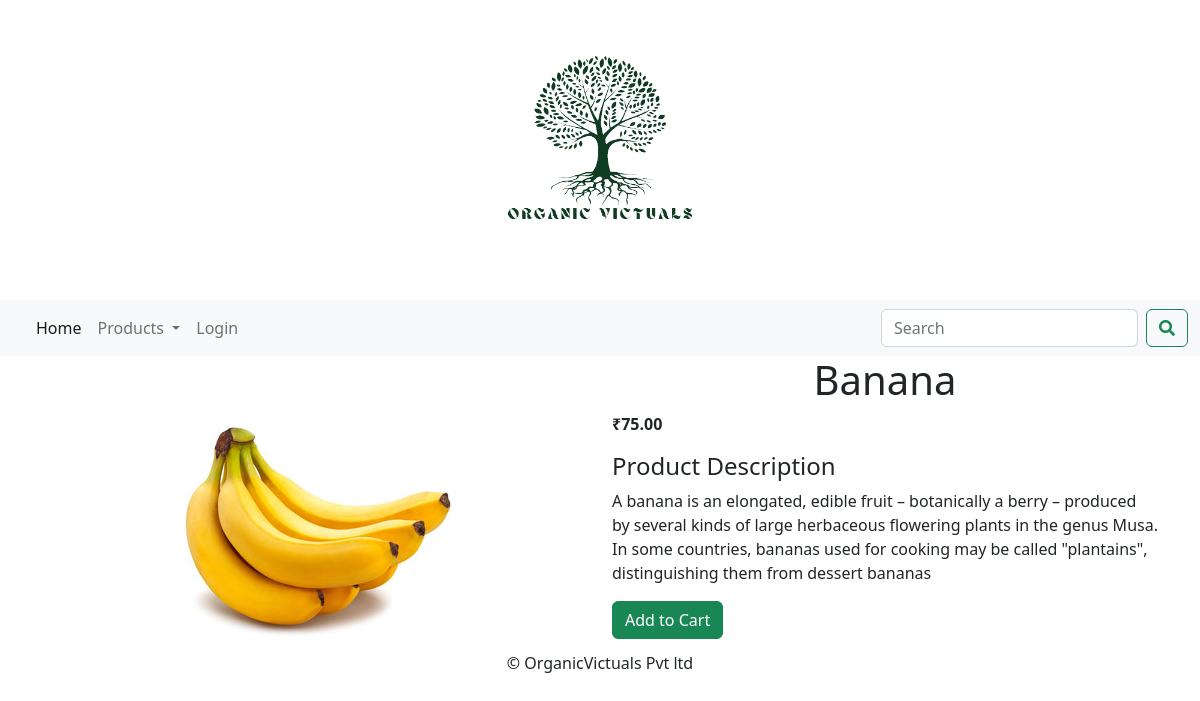
The page /store/fruits/banana/ on the database its author committed.
### store/models.py (models this page shows, shortened)
class Product(models.Model):
    name = models.CharField(max_length=250, unique=True)
    slug = models.SlugField(max_length=250, unique=True)
    description = models.TextField()
    image = models.ImageField(upload_to='product')
    category = models.ForeignKey(Category, on_delete=models.CASCADE)
    price = models.DecimalField(max_digits=10, decimal_places=2)
    stock = models.IntegerField()
    availability = models.BooleanField(default=True)
    created = models.DateTimeField(auto_now_add=True)
    updated = models.DateTimeField(auto_now=True)
    class Meta:
        ordering = ('name',)
        verbose_name = 'product'
        verbose_name_plural = 'products'

### store/views.py (the view)
# urls.py: path('<slug:c_slug>/<slug:p_slug>/', views.productDetail, name='productDetails'),
def productDetail(request, c_slug, p_slug):
    try:
        product = Product.objects.get(category__slug=c_slug, slug=p_slug)
    except Exception as e:
        raise e
    return render(request, "product.html", {'product':product})

### cart/context_processors.py (called while the page is built)
def counter(request):
    item_count = 0
    if 'admin' in request.path:
        return{}
    else:
        try:
            cart = Cart.objects.filter(cartid=cart_id(request))
            cart_items = CartItem.objects.all().filter(cart=cart[:1])
            for cart_item in cart_items:
                item_count += cart_item.quantity
        except Cart.DoesNotExist:
            item_count = 0
    return dict(item_count=item_count)

### cart/views.py (called while the page is built)
def cart_id(request):
    cart = request.session.session_key
    if not cart:
        cart = request.session.create()
    return cart

### store/context_processors.py (called while the page is built)
def menu_links(request):
    links = Category.objects.all()
    return dict(links=links)

### store/models.py (called while the page is built)
    def get_url(self):
        return reverse('store:products_category', args=[self.slug])

### templates/product.html (shortened to what this page needs)
{% extends "base.html" %}
{% load static %}
{% block content %}
<div class="container">
    <div class="row">
        <div class="col-12 col-sm-12 col-md-12 col-lg-6 text-center">
            <div style="min-width: 20rem; margin-top:10%">
                <img src="{{product.image.url}}" alt="{{product.name}}">
            </div>
        </div>
    <div class="col-12 col-sm-12 col-md-12 col-lg-6">
        <div>
        <h1 class="product_title">{{product.name}}</h1>
        <p><b>₹{{product.price}}</b></p>
        <h4 class="my_title">Product Description</h4>
        <p class="text-justify my_text">{{product.description}}</p>
        {% if product.stock <= 0 %}
            <p class="text-justify my_text"><b>Out of Stock</b></p>
        {% else %}
            <a href="{% url 'cart:add_cart' product.id %}" class="btn btn-success">Add to Cart</a>
        {% endif %}
    </div>
</div>
</div>
</div>
{% endblock content %}

### static/css/mystyle.css (style rules this page uses)
h1 { position: relative; text-align: center; }

### rows shown on the page
Product: image (picture), name "Banana", price "75.00", description "A banana is an elongated, edible fruit – botanically a berry – produced by several kinds of large herbaceous flowering plants in the genus Musa. In some countries, bananas used for cooking may be called \"plantains\", distinguishing them from dessert bananas"
